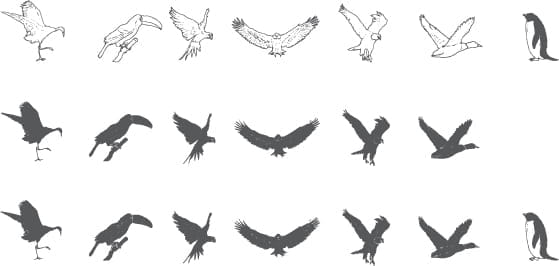
#> input picture Example3/kaynakKuslar.jpg, 559 x 266 px
$ python DMkus.py
#> lines starting #> are read from the running program, lines starting #| are printed output that depends on the picture; after the words box and inside, x2 and y2 are one past the last pixel; in counts of white or black regions, pixels touching at a corner belong together
import cv2

sourceimage=cv2.imread("kaynakKuslar.jpg")
#> sourceimage is the input picture: shape (266, 559, 3); mean B, G, R 239, 238.8, 238.7
templateimage=cv2.imread("sablonKuslar.jpg")
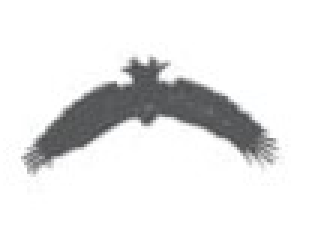
#> input picture Example3/sablonKuslar.jpg, 105 x 78 px (shown 3 times larger)
#> templateimage is the input picture: shape (78, 105, 3); mean B, G, R 231.5, 231.2, 231.1

matchimage=cv2.matchTemplate(sourceimage,templateimage,cv2.TM_CCOEFF_NORMED)
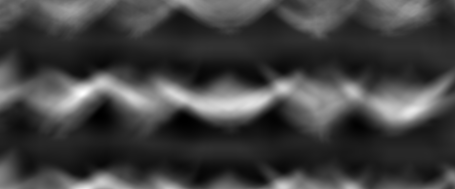
#> matchimage: shape (189, 455) float32; min -0.206, max 0.511, mean -0.0232; drawn with min black and max white
minval,maxval,minloc,maxloc=cv2.minMaxLoc(matchimage)
#> minval = -0.206; maxval = 0.511; minloc = (98, 115); maxloc = (82, 93)
topleft=maxloc
#> topleft = (82, 93)

h,w,c=templateimage.shape
#> h = 78; w = 105; c = 3
bottomright=(topleft[0]+w,topleft[1]+h)
#> bottomright = (187, 171)
cv2.rectangle(sourceimage,topleft,bottomright,(0,255,0),10)
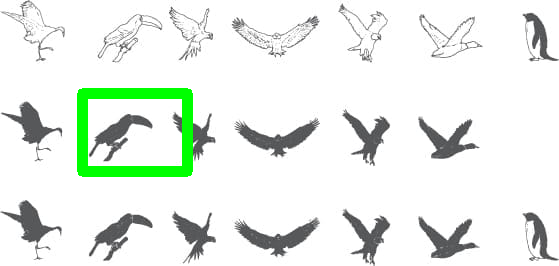
#> sourceimage: shape (266, 559, 3); 2.68% of pixels changed, all inside (x1, y1, x2, y2) = (77, 88, 193, 177)

cv2.imshow("Tespit edilen resim",sourceimage)
cv2.imshow("Tespit",matchimage)
cv2.imshow("Sablon",templateimage)
cv2.waitKey(0)
cv2.destroyAllWindows()
cv2.waitKey(1)
